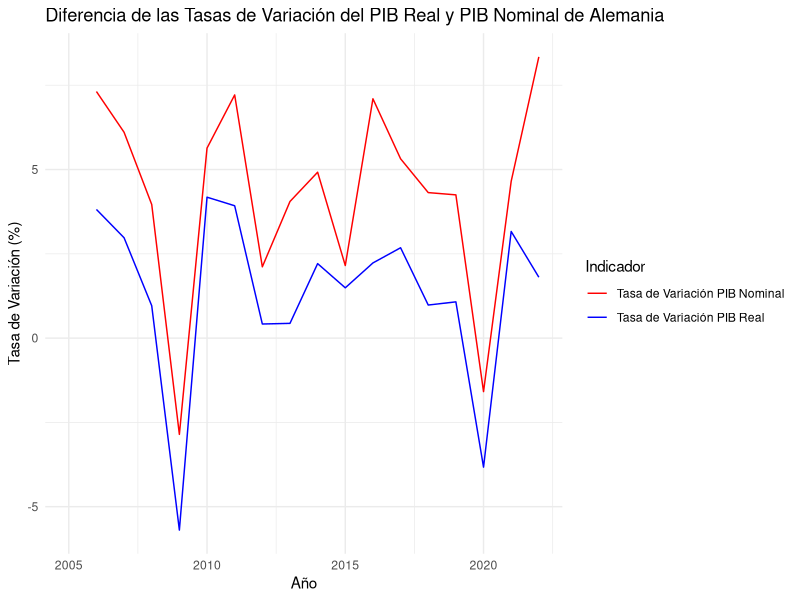
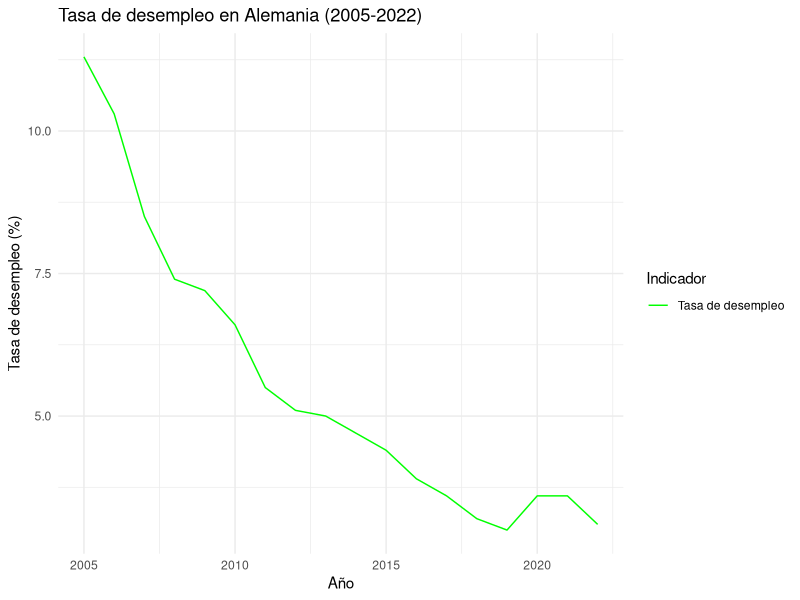
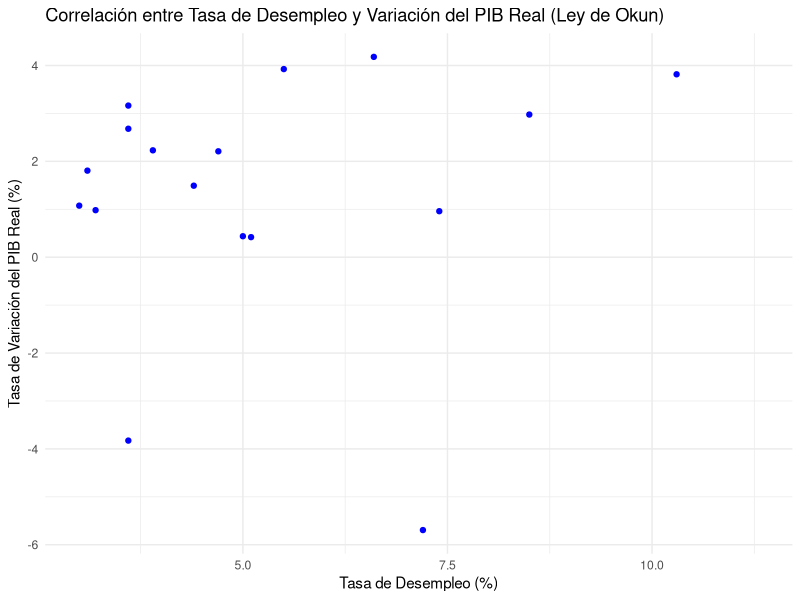
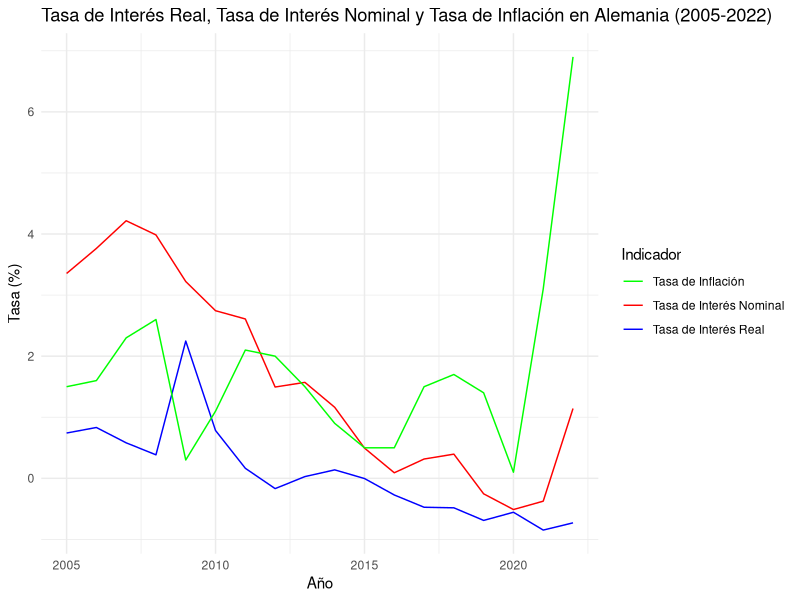
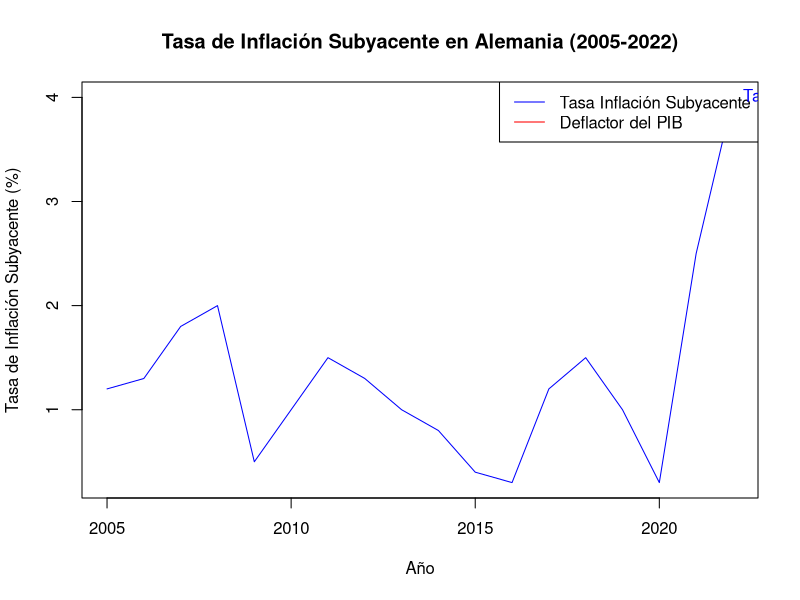
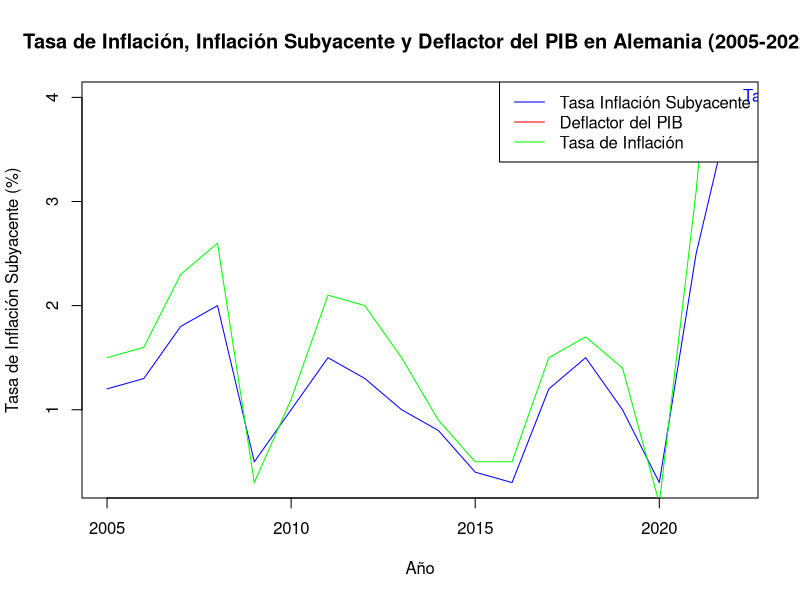
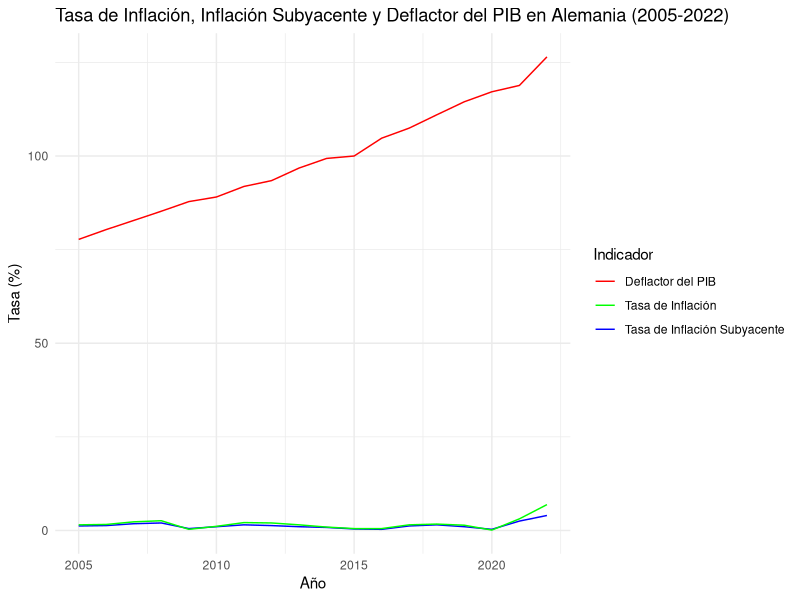

Reproduce these figures in R, in order.
## ---- chunk 1

## ---- chunk 2
# Cargar todas las librerías necesarias
library(readr)
library(dplyr)
library(knitr)
library(tidyverse)
library(ggplot2)
## ---- chunk 3
# Crear un dataframe con los datos proporcionados del PIB real de Alemania
data_pibreal <- data.frame(
  Año = c(2005, 2006, 2007, 2008, 2009, 2010, 2011, 2012, 2013, 2014, 2015, 2016, 2017, 2018, 2019, 2020, 2021, 2022),
  PIB_Real_Millones = c(
    3373000.7, 3501729.3, 3605956.7, 3640569.6, 3433281.5, 3576788.6, 3717184.5,
    3732740.8, 3749074.9, 3831912.4, 3889081.9, 3975808.4, 4082369.3, 4122426.8,
    4166762.3, 4007310.0, 4134094.1, 4208764.4
  )
)

# Mostrar el dataframe del PIB real de Alemania
print(data_pibreal)

# Calcular la tasa de variación del PIB real en porcentaje
tasa_variacion <- (data_pibreal$PIB_Real_Millones - lag(data_pibreal$PIB_Real_Millones)) / lag(data_pibreal$PIB_Real_Millones) * 100

# Crear un nuevo dataframe con la tasa de variación
data_tasa_variacion <- data.frame(
  Año = data_pibreal$Año,
  Tasa_Variacion_PIB_Real = tasa_variacion
)

# Mostrar el nuevo dataframe con la tasa de variación
print(data_tasa_variacion)
## ---- chunk 4
# Crear un dataframe con los datos proporcionados del PIB nominal de Alemania
data_pibnominal <- data.frame(
  Año = c(2005, 2006, 2007, 2008, 2009, 2010, 2011, 2012, 2013, 2014, 2015, 2016, 2017, 2018, 2019, 2020, 2021, 2022),
  PIB_Nominal_Millones = c(
    2622039.8, 2813824.9, 2985617.3, 3103958.2, 3015332.3, 3185267.9, 3415020.0,
    3487234.4, 3628559.3, 3807114.5, 3889081.9, 4165169.9, 4386729.2, 4576056.5,
    4770495.5, 4694786.2, 4913166.1, 5323008.1
  )
)

# Mostrar el dataframe del PIB nominal de Alemania
print(data_pibnominal)

# Calcular la tasa de variación del PIB nominal de Alemania
data_pibnominal$Tasa_Variacion <- c(NA, diff(data_pibnominal$PIB_Nominal_Millones) / data_pibnominal$PIB_Nominal_Millones[-length(data_pibnominal$PIB_Nominal_Millones)] * 100)

# Mostrar el dataframe del PIB nominal de Alemania con la tasa de variación
print(data_pibnominal)
## ---- chunk 5
# Cargar la biblioteca ggplot2 para crear gráficos
library(ggplot2)

# Combina los dataframes de la tasa de variación del PIB real y del PIB nominal por el año
combined_data <- merge(data_tasa_variacion, data_pibnominal, by = "Año")

# Crea un gráfico de líneas agrupado con la diferencia de las tasas de variación en diferentes colores
ggplot(combined_data, aes(x = Año)) +
  geom_line(aes(y = Tasa_Variacion_PIB_Real, color = "Tasa de Variación PIB Real")) +
  geom_line(aes(y = Tasa_Variacion, color = "Tasa de Variación PIB Nominal")) +
  labs(
    title = "Diferencia de las Tasas de Variación del PIB Real y PIB Nominal de Alemania",
    x = "Año",
    y = "Tasa de Variación (%)",
    color = "Indicador"
  ) +
  scale_color_manual(values = c("Tasa de Variación PIB Real" = "blue", "Tasa de Variación PIB Nominal" = "red")) +
  theme_minimal()
## ---- chunk 6
# Cargar la librería necesaria
library(dplyr)
# Crear un dataframe con los datos
data_desempleados <- data.frame(
  Time = c(2005, 2006, 2007, 2008, 2009, 2010, 2011, 2012, 2013, 2014, 2015, 2016, 2017, 2018, 2019, 2020, 2021, 2022),
  Country = "Germany",
  Unit = "Percentage",
  UnemploymentRate = c(11.3, 10.3, 8.5, 7.4, 7.2, 6.6, 5.5, 5.1, 5.0, 4.7, 4.4, 3.9, 3.6, 3.2, 3.0, 3.6, 3.6, 3.1)
)
# Imprimir el dataframe
print(data_desempleados)
# Cargar la librería ggplot2
library(ggplot2)
# Crear un gráfico de líneas
ggplot(data_desempleados, aes(x = Time, y = UnemploymentRate)) +
  geom_line(aes(color = "Tasa de desempleo")) +
  labs(
    title = "Tasa de desempleo en Alemania (2005-2022)",
    x = "Año",
    y = "Tasa de desempleo (%)",
    color = "Indicador"
  ) +
  scale_color_manual(values = c("Tasa de desempleo" = "green")) +
  theme_minimal()
## ---- chunk 7
# Calcular la correlación entre las tasas de desempleo y variación del PIB real de forma numérica
correlation <- as.numeric(cor(data_desempleados$UnemploymentRate, data_tasa_variacion$Tasa_Variacion_PIB_Real))

# Imprimir la correlación de forma numérica
print(correlation)

# Crear un gráfico de dispersión
ggplot(data = data.frame(UnemploymentRate = data_desempleados$UnemploymentRate, Tasa_Variacion_PIB_Real = data_tasa_variacion$Tasa_Variacion_PIB_Real)) +
  geom_point(aes(x = UnemploymentRate, y = Tasa_Variacion_PIB_Real), color = "blue") +
  labs(
    title = "Correlación entre Tasa de Desempleo y Variación del PIB Real (Ley de Okun)",
    x = "Tasa de Desempleo (%)",
    y = "Tasa de Variación del PIB Real (%)"
  ) +
  annotate("text", x = max(data_desempleados$UnemploymentRate), y = min(data_tasa_variacion$Tasa_Variacion_PIB_Real), 
           label = paste("Correlación:", round(correlation, 2)), hjust = 1, vjust = -1) +
  theme_minimal()
## ---- chunk 8
# Instalar librerías necesarias
library(dplyr)
library(ggplot2)

# Crear un dataframe con los datos del tipo de interés nominal de Alemania
tasa_de_interes <- data.frame(
  Time = c(2005, 2006, 2007, 2008, 2009, 2010, 2011, 2012, 2013, 2014, 2015, 2016, 2017, 2018, 2019, 2020, 2021, 2022),
  Country = "Germany",
  Type = "Information on item",
  TasadeInteres = c(3.354, 3.764, 4.217, 3.985, 3.222, 2.744, 2.609, 1.495, 1.571, 1.163, 0.495, 0.091, 0.316, 0.396, -0.254, -0.511, -0.374, 1.143)
)

# Imprimir el dataframe de la tasa de interés nominal de Alemania
print(tasa_de_interes)

# Crear un dataframe con los datos de la tasa de inflación de Alemania
tasa_de_inflacion <- data.frame(
  Time = c(2005, 2006, 2007, 2008, 2009, 2010, 2011, 2012, 2013, 2014, 2015, 2016, 2017, 2018, 2019, 2020, 2021, 2022),
  Country = rep("Germany", 18),
  Type = rep("Information on item", 18),
  TasadeInflacion = c(1.5, 1.6, 2.3, 2.6, 0.3, 1.1, 2.1, 2.0, 1.5, 0.9, 0.5, 0.5, 1.5, 1.7, 1.4, 0.1, 3.1, 6.9)
)

# Imprimir el dataframe de la tasa de inflación de Alemania
print(tasa_de_inflacion)

# Calcular el tipo de interés real para Alemania
tasa_de_interes_real <- tasa_de_interes %>%
  left_join(tasa_de_inflacion, by = c("Time", "Country", "Type")) %>%
  mutate(InteresReal = (TasadeInteres - TasadeInflacion) / (1 + TasadeInflacion))

# Imprimir el resultado
print(tasa_de_interes_real)

# Crear un gráfico de líneas representando la tasa de interés real, la tasa de interés nominal y la tasa de inflación
ggplot(tasa_de_interes_real, aes(x = Time)) +
  geom_line(aes(y = InteresReal, color = "Tasa de Interés Real")) +
  geom_line(aes(y = TasadeInteres, color = "Tasa de Interés Nominal")) +
  geom_line(aes(y = TasadeInflacion, color = "Tasa de Inflación")) +
  labs(
    title = "Tasa de Interés Real, Tasa de Interés Nominal y Tasa de Inflación en Alemania (2005-2022)",
    x = "Año",
    y = "Tasa (%)",
    color = "Indicador"
  ) +
  scale_color_manual(values = c("Tasa de Interés Real" = "blue", "Tasa de Interés Nominal" = "red", "Tasa de Inflación" = "green")) +
  theme_minimal()

# Crear un dataframe con los datos proporcionados de la tasa de inflación subyacente
data_inflacion_subyacente <- data.frame(
  Año = c(2005, 2006, 2007, 2008, 2009, 2010, 2011, 2012, 2013, 2014, 2015, 2016, 2017, 2018, 2019, 2020, 2021, 2022),
  Tasa_Inflacion_Subyacente = c(1.2, 1.3, 1.8, 2.0, 0.5, 1.0, 1.5, 1.3, 1.0, 0.8, 0.4, 0.3, 1.2, 1.5, 1.0, 0.3, 2.5, 4.0)
)

# Imprimir los dataframes de inflación e inflación subyacente
print(data_inflacion_subyacente)

# Calcular el deflactor del PIB usando los datos del PIB real y nominal proporcionados
data_deflactor_pib <- data.frame(
  Año = data_pibreal$Año,
  Deflactor_PIB = (data_pibnominal$PIB_Nominal_Millones / data_pibreal$PIB_Real_Millones) * 100
)

# Imprimir el dataframe del deflactor del PIB
print(data_deflactor_pib)


# Crear un gráfico de líneas para la tasa de inflación subyacente
plot(data_inflacion_subyacente$Año, data_inflacion_subyacente$Tasa_Inflacion_Subyacente, 
     type = "l", col = "blue",
     xlab = "Año", ylab = "Tasa de Inflación Subyacente (%)",
     main = "Tasa de Inflación Subyacente en Alemania (2005-2022)")
# Agregar línea para el deflactor del PIB
lines(data_deflactor_pib$Año, data_deflactor_pib$Deflactor_PIB, type = "l", col = "red")
# Agregar leyenda
legend("topright", legend = c("Tasa Inflación Subyacente", "Deflactor del PIB"),
       col = c("blue", "red"), lty = 1)
# Añadir etiquetas
text(max(data_inflacion_subyacente$Año), max(data_inflacion_subyacente$Tasa_Inflacion_Subyacente),
     "Tasa Inflación Subyacente", col = "blue", pos = 4)

text(max(data_deflactor_pib$Año), max(data_deflactor_pib$Deflactor_PIB),
     "Deflactor del PIB", col = "red", pos = 4)


# Crear un gráfico de líneas para la tasa de inflación, inflación subyacente y deflactor del PIB
plot(data_inflacion_subyacente$Año, data_inflacion_subyacente$Tasa_Inflacion_Subyacente, 
     type = "l", col = "blue",
     xlab = "Año", ylab = "Tasa de Inflación Subyacente (%)",
     main = "Tasa de Inflación, Inflación Subyacente y Deflactor del PIB en Alemania (2005-2022)")

lines(data_deflactor_pib$Año, data_deflactor_pib$Deflactor_PIB, type = "l", col = "red")

lines(tasa_de_inflacion$Time, tasa_de_inflacion$TasadeInflacion, type = "l", col = "green")

# Agregar leyenda
legend("topright", legend = c("Tasa Inflación Subyacente", "Deflactor del PIB", "Tasa de Inflación"),
       col = c("blue", "red", "green"), lty = 1)

# Añadir etiquetas
text(max(data_inflacion_subyacente$Año), max(data_inflacion_subyacente$Tasa_Inflacion_Subyacente),
     "Tasa Inflación Subyacente", col = "blue", pos = 4)

text(max(data_deflactor_pib$Año), max(data_deflactor_pib$Deflactor_PIB),
     "Deflactor del PIB", col = "red", pos = 4)

text(max(tasa_de_inflacion$Time), max(tasa_de_inflacion$TasadeInflacion),
     "Tasa de Inflación", col = "green", pos = 4)




# Cargar la librería ggplot2
library(ggplot2)

# Crear un dataframe combinando las tres fuentes de datos
combined_data <- merge(data_inflacion_subyacente, data_deflactor_pib, by = "Año")
combined_data <- merge(combined_data, tasa_de_inflacion, by.x = "Año", by.y = "Time")

# Crear el gráfico de líneas
ggplot(combined_data, aes(x = Año)) +
  geom_line(aes(y = Tasa_Inflacion_Subyacente, color = "Tasa de Inflación Subyacente")) +
  geom_line(aes(y = Deflactor_PIB, color = "Deflactor del PIB")) +
  geom_line(aes(y = TasadeInflacion, color = "Tasa de Inflación")) +
  labs(
    title = "Tasa de Inflación, Inflación Subyacente y Deflactor del PIB en Alemania (2005-2022)",
    x = "Año",
    y = "Tasa (%)",
    color = "Indicador"
  ) +
  scale_color_manual(values = c("Tasa de Inflación Subyacente" = "blue", "Deflactor del PIB" = "red", "Tasa de Inflación" = "green")) +
  theme_minimal()
